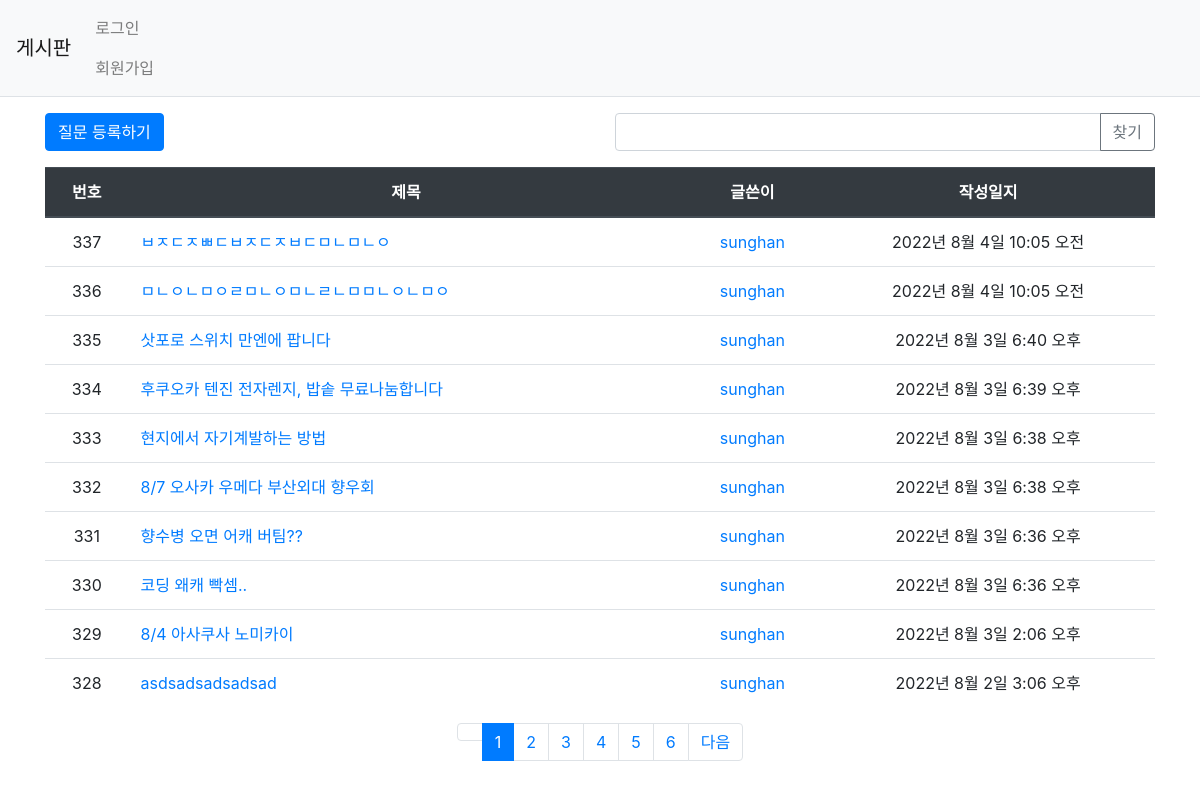
Screenshot of /pybo/ with the database file from the repository.
### pybo/models.py (models this page shows, shortened)
class Question(models.Model):
    author = models.ForeignKey(User, on_delete=models.CASCADE, related_name='author_question')
    subject = models.CharField(max_length=200)
    content = models.TextField()
    modify_date = models.DateTimeField(null=True, blank=True)
    create_date = models.DateTimeField()
    voter = models.ManyToManyField(User, related_name='voter_question')
    tag = models.CharField(max_length=20, null=True, blank=True)

### pybo/views/base_views.py (the view, shortened to what this page needs)
# urls.py: path('', base_views.index, name='index'), # '/' 에 해당되는 path
def index(request):
    page = request.GET.get('page', '1') # 페이지
    kw = request.GET.get('kw', '')  # 검색어
    question_list = Question.objects.order_by('-create_date')
    paginator = Paginator(question_list, 10) # 페이지당 10개씩 보여주기
    page_obj = paginator.get_page(page)
    context = {'question_list': page_obj, 'page': page, 'kw': kw}
    return render(request, 'pybo/question_list.html', context)

### pybo/templatetags/pybo_filter.py (called while the page is built)
@register.filter
def sub(value, arg):
    return value - arg

### templates/pybo/question_list.html (shortened to what this page needs)
{% extends 'base.html' %}
{% load pybo_filter %}
{% block content %}
<div class="container my-3">
    <div class="row my-3">
        <div class="col-6">
            <a href="{% url 'pybo:question_create' %}" class="btn btn-primary">질문 등록하기</a>
        </div>
        <div class="col-6">
            <div class="input-group">
                <input type="text" id="search_kw" class="form-control" value="{{ kw|default_if_none:'' }}">
                <div class="input-group-append">
                    <button class="btn btn-outline-secondary" type="button" id="btn_search">찾기</button>
                </div>
            </div>
        </div>
    </div>
    <table class="table">
        <thead>
        <tr class="text-center thead-dark">
            <th>번호</th>
            <th style="width:50%">제목</th>
            <th>글쓴이</th>
            <th>작성일지</th>
        </tr>
        </thead>
        <tbody>
        {% if question_list %}
        {% for question in question_list %}
        <tr class="text-center">
            <td>
                {{ question_list.paginator.count|sub:question_list.start_index|sub:forloop.counter0|add:1 }}
            </td>
            <td class="text-left">
                <a href="{% url 'pybo:detail' question.id %}">{{ question.subject }}</a>
            </td>
            <td class="..userName">
                <a href="{% url 'pybo:tag' %}">{{ question.author.username }}</a>
                </td>
            <td>{{ question.create_date }}</td>
        </tr>
        {% endfor %}
        {% else %}
        <tr>
            <td colspan="3">질문이 없습니다.</td>
        </tr>
        {% endif %}
        </tbody>
    </table>
    <ul class="pagination justify-content-center">
        {% if question_list.has_previous %}
        <li class="page-item">
            <a class="page-link" data-page="{{ question_list.previous_page_number }}"
           href="javascript:void(0)">이전</a>
        </li>
        {% else %}
        <li class="page-item">
            <a class="page-link" data-page="{{ page_number }}"
           href="javascript:void(0)">{{ page_number }}</a>
        </li>
        {% endif %}
        {% for page_number in question_list.paginator.page_range %}
        {% if page_number >= question_list.number|add:-5 and page_number <= question_list.number|add:5 %}
            {% if page_number == question_list.number %}
            <li class="page-item active" aria-current="page">
                <a class="page-link" href="?page={{ page_number }}">{{ page_number }}</a>
            </li>
            {% else %}
            <li class="page-item">
                <a class="page-link" href="?page={{ page_number }}">{{ page_number }}</a>
            </li>
            {% endif %}
        {% endif %}
        {% endfor %}
        {% if question_list.has_next %}
        <li class="page-item">
            <a class="page-link" data-page="{{ question_list.next_page_number }}"
           href="javascript:void(0)">다음</a>
        </li>
        {% else %}
        <li class="page-item disabled">
            <a class="page-link" tabindex="-1" aria-disabled="true" href="#">다음</a>
        </li>
        {% endif %}
    </ul>
</div>
{% endblock %}

### templates/base.html (shortened to what this page needs)
{% load static %}
<!doctype html>
<html lang="ko">
<head>
    <link rel="stylesheet" type="text/css" href="{% static 'bootstrap.min.css' %}">
    <link rel="stylesheet" type="text/css" href="{% static 'style.css' %}">
</head>
<body>
{% include "navbar.html" %}
{% block content %}
{% endblock %}
</body>
</html>

### templates/navbar.html (shortened to what this page needs)
<nav class="navbar navbar-expand-lg navbar-light bg-light border-bottom">
    <a class="navbar-brand" href="{% url 'pybo:index' %}">게시판</a>
    <div class="collapse navbar-collapse flex-grow-0" id="navbarNav">
        <ul class="navbar-nav">
            <li class="nav-item ">
                {% if user.is_authenticated %}
                <a class="nav-link" href="{% url 'common:logout' %}">{{ user.username }} (로그아웃)</a>
                {% else %}
                <a class="nav-link" href="{% url 'common:login' %}">로그인</a>
                <a class="nav-link" href="{% url 'common:signup' %}">회원가입</a>
                {% endif %}
            </li>
        </ul>
    </div>
</nav>

### rows the page displays
Question: paginator.count|sub "337", subject "ㅂㅈㄷㅈㅃㄷㅂㅈㄷㅈㅂㄷㅁㄴㅁㄴㅇ", author.username "sunghan", create_date "2022년 8월 4일 10:05 오전"
Question: paginator.count|sub "336", subject "ㅁㄴㅇㄴㅁㅇㄹㅁㄴㅇㅁㄴㄹㄴㅁㅁㄴㅇㄴㅁㅇ", author.username "sunghan", create_date "2022년 8월 4일 10:05 오전"
Question: paginator.count|sub "335", subject "삿포로 스위치 만엔에 팝니다", author.username "sunghan", create_date "2022년 8월 3일 6:40 오후"
Question: paginator.count|sub "334", subject "후쿠오카 텐진 전자렌지, 밥솥 무료나눔합니다", author.username "sunghan", create_date "2022년 8월 3일 6:39 오후"
Question: paginator.count|sub "333", subject "현지에서 자기계발하는 방법", author.username "sunghan", create_date "2022년 8월 3일 6:38 오후"
Question: paginator.count|sub "332", subject "8/7 오사카 우메다 부산외대 향우회", author.username "sunghan", create_date "2022년 8월 3일 6:38 오후"
Question: paginator.count|sub "331", subject "향수병 오면 어캐 버팀??", author.username "sunghan", create_date "2022년 8월 3일 6:36 오후"
Question: paginator.count|sub "330", subject "코딩 왜캐 빡셈..", author.username "sunghan", create_date "2022년 8월 3일 6:36 오후"
Question: paginator.count|sub "329", subject "8/4 아사쿠사 노미카이", author.username "sunghan", create_date "2022년 8월 3일 2:06 오후"
Question: paginator.count|sub "328", subject "asdsadsadsadsad", author.username "sunghan", create_date "2022년 8월 2일 3:06 오후"

### other values shown
{{ page_number }} "1"
{{ page_number }} "2" "3" "4" "5" "6"
